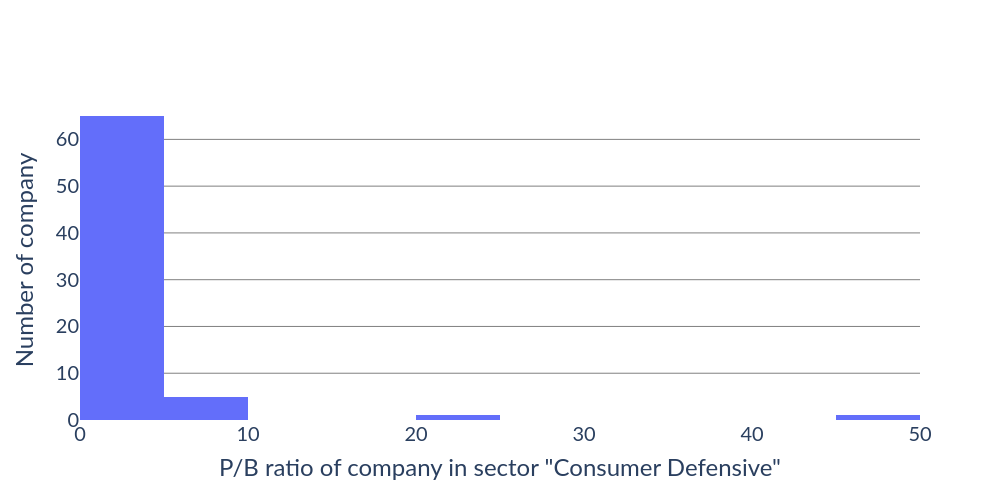

Notebook source saved alongside this figure:
### Code cell
# Distribution of market cap
fig = go.Figure()
fig.add_trace(
    go.Histogram(x = df['pb_ratio'].apply(lambda x : float(x) if not pd.isna(x) else None))
)
fig.update_yaxes(showgrid = True, gridcolor = 'gray', title = 'Number of company')
fig.update_xaxes(title = f'P/B ratio of company in sector "{SECTOR}"')
fig.update_layout(
    width = 1000,
    height = 500,
    plot_bgcolor = 'white',
    paper_bgcolor = 'white',
    font = dict(family = 'Lato', size = 20)
)
fig.show()

### Figure 1 — Plotly figure (JSON) as saved in the notebook; plotly's stock layout.template omitted (floating-point values rounded to 4 significant figures)
{"data": [{"type": "histogram", "x": [3.356, 0.5602, 1.429, 0.7143, 1.333, 0.1994, 2.542, null, 3.417, 0.4286, 1.73, 7.111, 48.46, 0.4875, null, 20.5, null, 1.618, 1.082, 0.9607, 0.2955, 1.188, 1.797, 1.994, null, 0.3182, 9.0, 1.23, 2.553, 1.043, 0.3659, 6.748, 0.8072, 0.372, 1.57, 1.5, 0.8599, 0.5694, 0.5506, 0.6571, 2.766, 0.6478, 1.439, 2, null, 0.1879, 0.5136, 0.9011, 0.4828, 1.904, 2.232, 1.536, 0.2368, 1.235, 2.805, 0.6875, null, 1.369, 0.4516, 1.75, 1.133, 0.6852, 5.431, 1.097, null, 6.491, 1.102, 4.286, 1.044, 0.6667, null, null, 0.3, 1.316, 0.6452, 1.184, 3.872, 0.1562, 0.6472, 0.32, 0.5455]}], "layout": {"font": {"family": "Lato", "size": 20}, "height": 500, "paper_bgcolor": "white", "plot_bgcolor": "white", "width": 1000, "xaxis": {"title": {"text": "P/B ratio of company in sector \"Consumer Defensive\""}}, "yaxis": {"gridcolor": "gray", "showgrid": true, "title": {"text": "Number of company"}}}}
